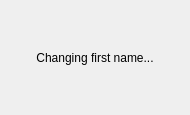
<?xml version="1.0" encoding="UTF-8"?>
<ui version="4.0">
 <class>ChangeName</class>
 <widget class="QDialog" name="ChangeName">
  <property name="geometry">
   <rect>
    <x>0</x>
    <y>0</y>
    <width>190</width>
    <height>115</height>
   </rect>
  </property>
  <property name="windowTitle">
   <string>Changing first name...</string>
  </property>
  <layout class="QVBoxLayout" name="verticalLayout">
   <item>
    <widget class="QLabel" name="label">
     <property name="text">
      <string>Changing first name...</string>
     </property>
     <property name="alignment">
      <set>Qt::AlignCenter</set>
     </property>
    </widget>
   </item>
  </layout>
 </widget>
 <resources/>
 <connections/>
</ui>
